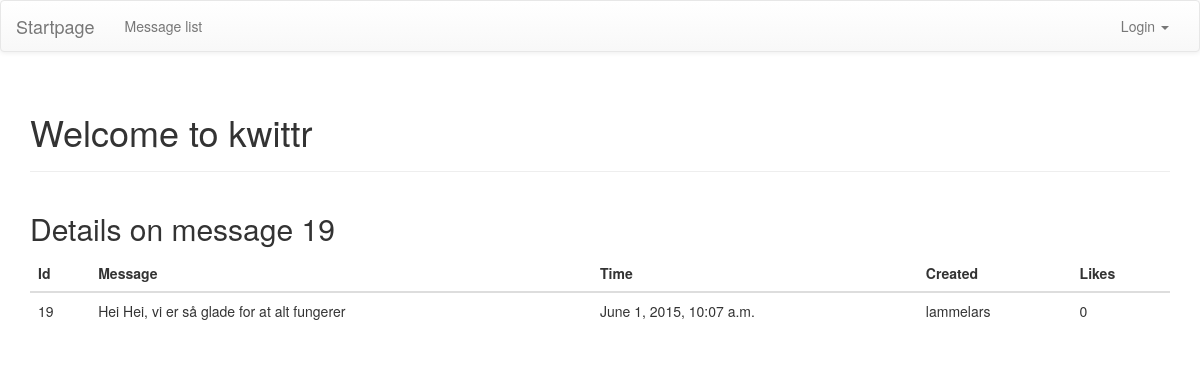
The app's page /messages/19/ with its own data.
### kwittr_messages/models.py (models this page shows, shortened)
class Message(models.Model):
    message = models.TextField()
    likes = models.PositiveIntegerField(default=0)
    created_by = models.ForeignKey(User, related_name="created_message")
    created_datetime = models.DateTimeField()
    class Meta:
        ordering = ['-id']

### kwittr_messages/views.py (the view)
# urls.py: url(r'^(\d+)/$', views.message_details, name='message_details'),
def message_details(request, post_id):
    message = Message.objects.get(pk=post_id)
    context = {'message': message}
    return render(request, 'kwittr_messages/message_details.html', context)

### kwittr_messages/templates/kwittr_messages/message_details.html (shortened to what this page needs)
    {% extends 'theme/base.html' %}
    {% block pagecontent %}
<head>
</head>
        <div class="row">
            <div class="col-sm-12">
                <h2>Details on message {{ message.id }}</h2>
                <table class="table">
                    <thead>
                        <tr>
                            <th>Id</th>
                            <th>Message</th>
                            <th>Time</th>
                            <th>Created</th>
                            <th>Likes</th>
                        </tr>
                    </thead>
                    <tbody>
                        <tr>
                            <td>{{ message.id }}</td>
                            <td>{{ message.message }}</td>
                            <td>{{ message.created_datetime }}</td>
                            <td>{{ message.created_by }}</td>
                            <td>{{ message.likes }}</td>
                        </tr>
                    </tbody>
                </table>
            </div>
        </div>
    {% endblock %}

### records on screen
Message: id "19", message "Hei Hei, vi er så glade for at alt fungerer", created_datetime "June 1, 2015, 10:07 a.m.", created_by "lammelars", likes "0"
